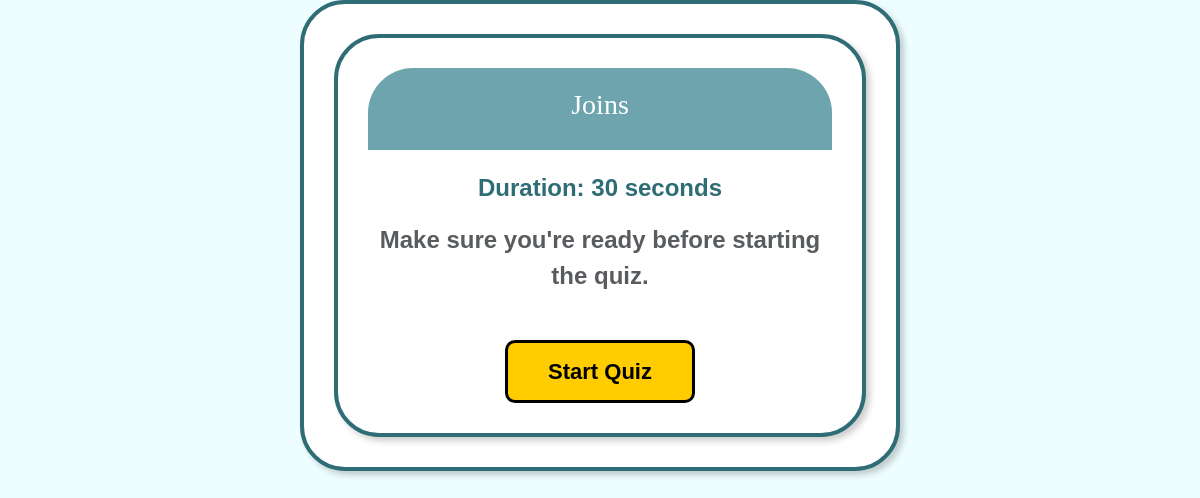
/start_quiz/1 (signed in), run on an earlier commit of the app's database.
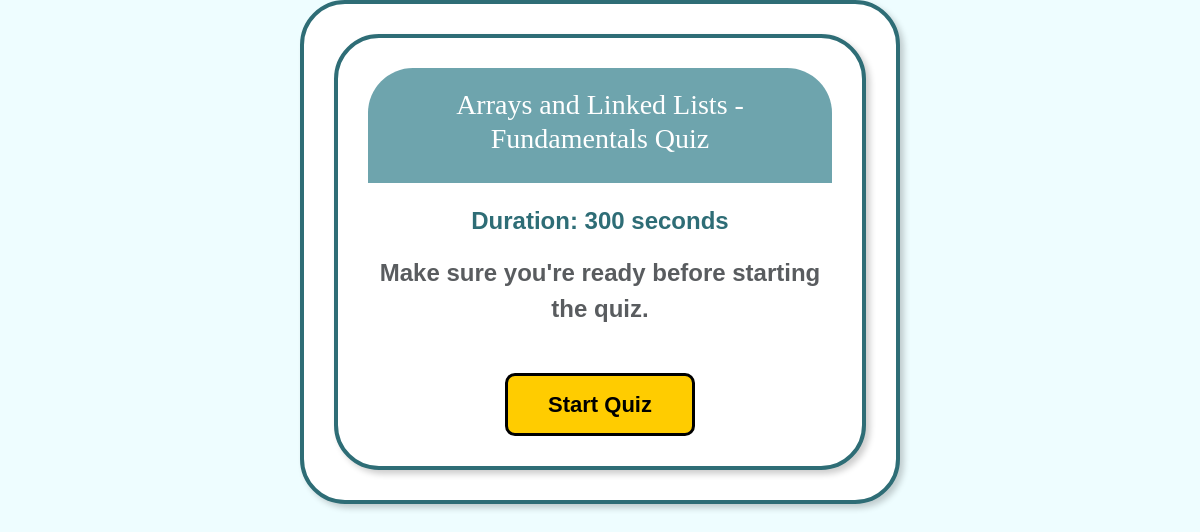
And on a later commit of the database.
### models.py (models this page shows)
class Quiz(db.Model):
    __tablename__ = 'quiz'
    id = db.Column(db.Integer, primary_key=True)
    chapter_id = db.Column(db.Integer, db.ForeignKey('chapter.id'), nullable=False)
    subject_id = db.Column(db.Integer, db.ForeignKey('subject.id'), nullable=False)
    name = db.Column(db.String(50), unique=True, nullable=False)
    nos = db.Column(db.Integer, nullable=False)
    time = db.Column(db.Integer, nullable=False)
    created_at = db.Column(db.DateTime, default=lambda: datetime.now(timezone.utc))
    questions = db.relationship('Question', backref='quiz', lazy=True)
    scores = db.relationship('Score', backref='quiz', lazy=True)

### routes.py (the view)
@routes_bp.route("/start_quiz/<int:quiz_id>")
@login_required
def start_quiz(quiz_id):
    quiz = Quiz.query.get_or_404(quiz_id)
    return render_template("user/start_quiz.html", quiz=quiz)

### app.py (called while the page is built)
@login_manager.user_loader
def load_user(user_id):
    return User.query.get(int(user_id))

### templates/user/start_quiz.html (shortened to what this page needs)
{% extends 'layout.html' %}
{% block content %}
    <div class="container">
        <div class="header">
            <h3>{{ quiz.name }}</h3>
        </div>
        <div class="details">
            <p><strong>Duration:</strong> {{ quiz.time }} seconds</p>
            <p class="text-muted">Make sure you're ready before starting the quiz.</p>
            <form method="GET" action="{{ url_for('routes.quiz', quiz_id=quiz.id) }}">
                <button type="submit" class="btn-start">Start Quiz</button>
            </form>
        </div>
    </div>
{% endblock %}

What changed in the data, as far as the page shows it:
changed Quiz: name "Joins" → "Arrays and Linked Lists - Fundamentals Quiz"; time "30" → "300"
